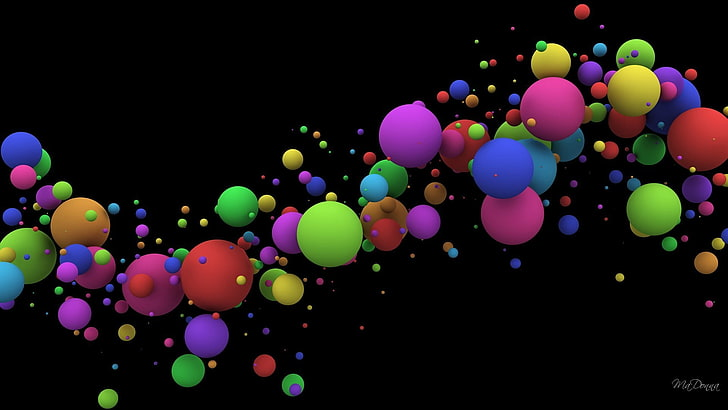
#> input picture Image Processing/Resources/color_balls.jpg, 728 x 410 px, found by its file name
$ python 32_HSV2.py
#> lines starting #> are read from the running program, lines starting #| are printed output that depends on the picture; after the words box and inside, x2 and y2 are one past the last pixel; in counts of white or black regions, pixels touching at a corner belong together
# -*- coding: utf-8 -*-
"""
Created on Fri Mar 15 11:52:22 2024

@author: SMI
"""
#Detect Lower and Upper HSV through Trackbars
import cv2
import numpy as np

frame = cv2.imread("D:\\My codes\\Computer Vision\\Image Processing\\Resources\\color_balls.jpg")
#> frame is the input picture: shape (410, 728, 3); mean B, G, R 23, 21.8, 29
frame = cv2.resize(frame,(600,400))
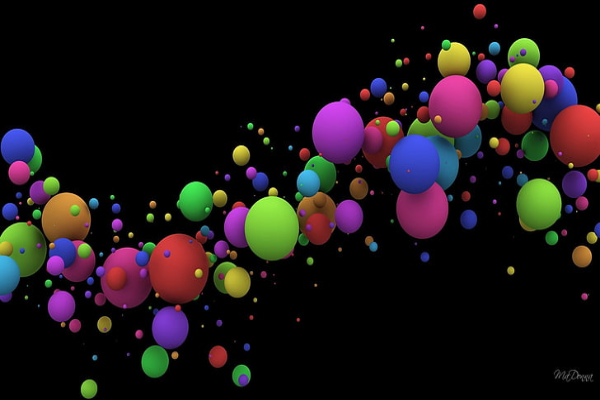
#> frame: shape (400, 600, 3); mean B, G, R 23, 21.7, 29

#Binding Color Trackbars with image
def nothing(x):
    pass

cv2.namedWindow("Color Adjustments")

cv2.createTrackbar("Lower_H", "Color Adjustments", 0, 255, nothing)
#> slider 'Lower_H' is set to 51
cv2.createTrackbar("Lower_S", "Color Adjustments", 0, 255, nothing)
#> slider 'Lower_S' is set to 51
cv2.createTrackbar("Lower_V", "Color Adjustments", 0, 255, nothing)
#> slider 'Lower_V' is set to 51

cv2.createTrackbar("Upper_H", "Color Adjustments", 255, 255, nothing)
cv2.createTrackbar("Upper_S", "Color Adjustments", 255, 255, nothing)
cv2.createTrackbar("Upper_V", "Color Adjustments", 255, 255, nothing)

while True:
    hsv = cv2.cvtColor(frame, cv2.COLOR_BGR2HSV)
#> hsv: shape (400, 600, 3); mean H, S, V 35.7, 75.5, 38.6

    l_h = cv2.getTrackbarPos("Lower_H", "Color Adjustments")
    l_s = cv2.getTrackbarPos("Lower_S", "Color Adjustments")
    l_v = cv2.getTrackbarPos("Lower_V", "Color Adjustments")

    u_h = cv2.getTrackbarPos("Upper_H", "Color Adjustments")
    u_s = cv2.getTrackbarPos("Upper_S", "Color Adjustments")
    u_v = cv2.getTrackbarPos("Upper_V", "Color Adjustments")

    lower_bound = np.array([l_h, l_s, l_v])
    upper_bound = np.array([u_h, u_s, u_v])

    #Creating Mask
    mask = cv2.inRange(hsv, lower_bound, upper_bound)
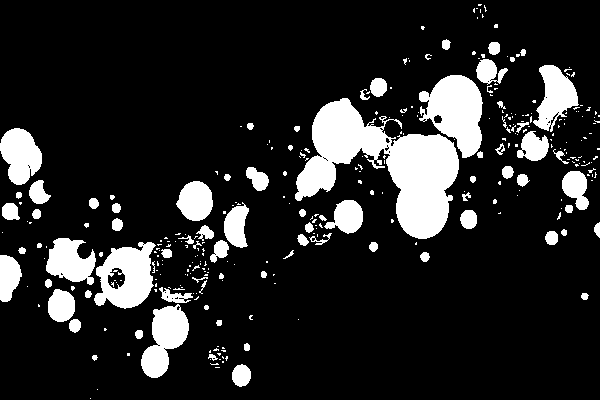
#> mask: shape (400, 600); 15% white; 323 white regions (240 under 20 px), largest, box (x1, y1, x2, y2) and area: (295, 98, 459, 239) 10370, (419, 75, 483, 158) 3317, (94, 242, 156, 309) 2640
    #filter mask with image
    res = cv2.bitwise_and(frame, frame, mask=mask)
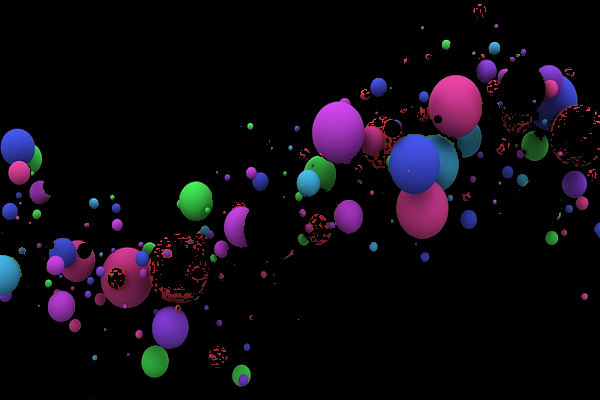
#> res: shape (400, 600, 3); mean B, G, R 17.3, 9.2, 14.3

    cv2.imshow("frame", frame)
    cv2.imshow("mask", mask)
    cv2.imshow("res", res)

    if cv2.waitKey(1) & 0xFF == ord('q'):
#> (key q is pressed here)
        break

cv2.destroyAllWindows()
